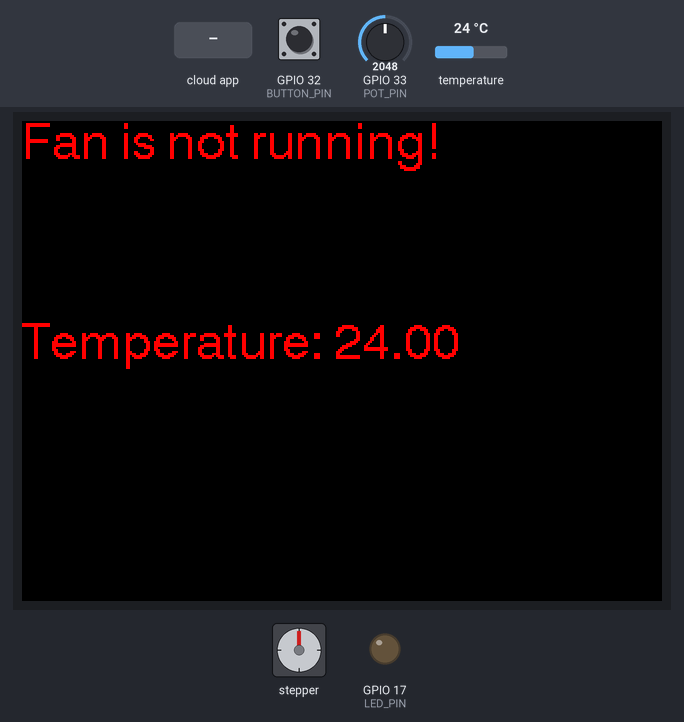
A sketch run on a simulated ESP32. On the bench: stepper motor, 320×240 colour display, output pins drawn as LEDs (lit = HIGH). Wiring (inferred from the names in the program): stepper motor (2048 steps per turn assumed): coils GPIO 12, GPIO 13, GPIO 15, GPIO 2. Inputs (shaded band) come from the test bench; at power-on: GPIO 32 (BUTTON_PIN) HIGH, GPIO 33 (POT_PIN) = 2048, temperature 24 °C. Pins used as bus, display or sensor lines are not drawn; what the sketch prints to the serial monitor is not drawn.

Above: at 3.3 s.
3.4 s: the phone or cloud app sets toggle-fan-switch to ON
At 4.29 s:
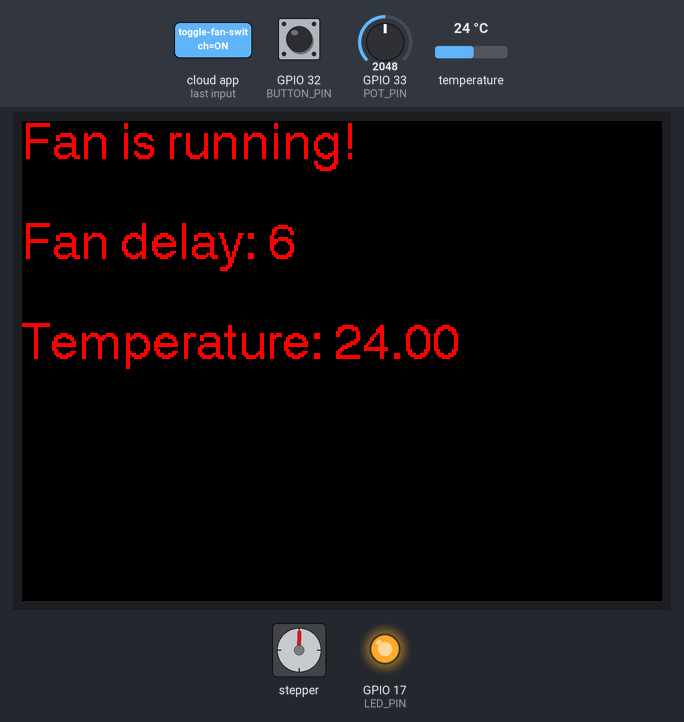
5.6 s: GPIO 32 (BUTTON_PIN) pulled LOW for 1 s
At 5.94 s:
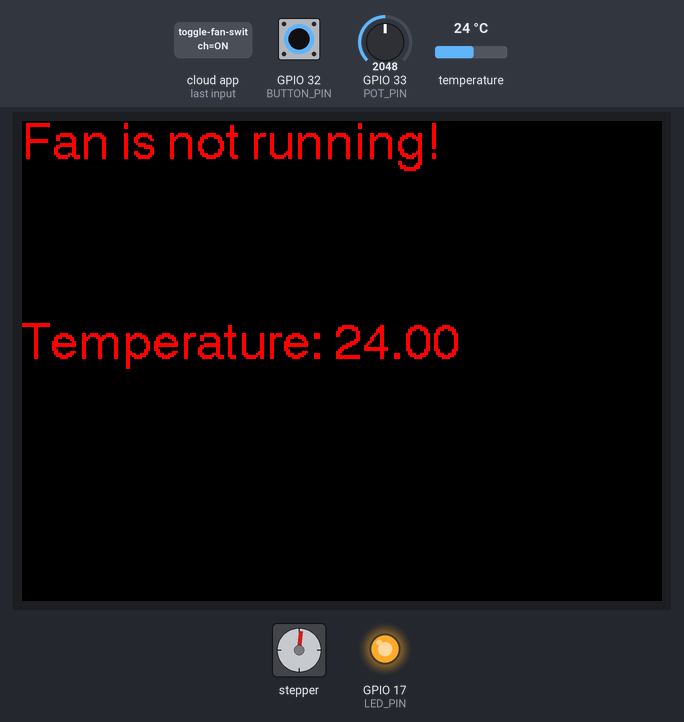
8.1 s: GPIO 32 (BUTTON_PIN) pulled LOW for 0.15 s
At 10.57 s:
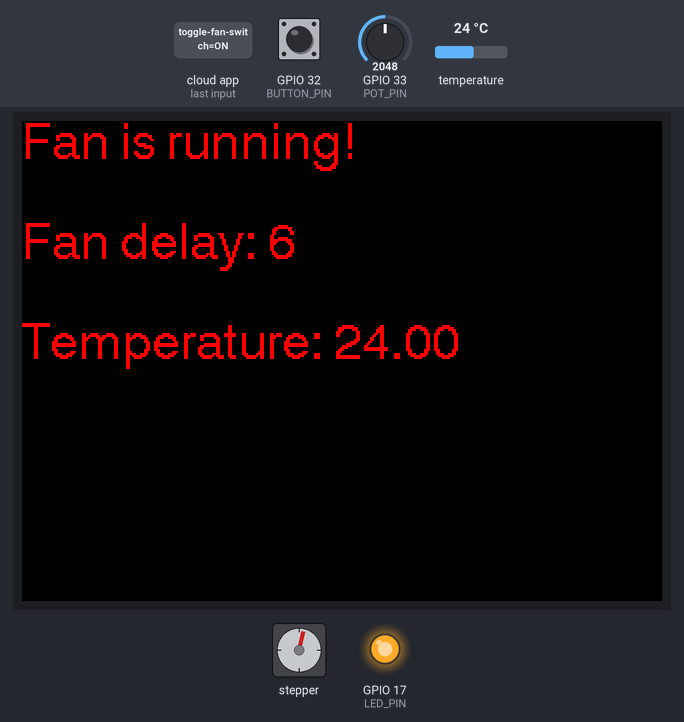
12.1 s: GPIO 33 (POT_PIN) set to 4058
At 14.57 s:
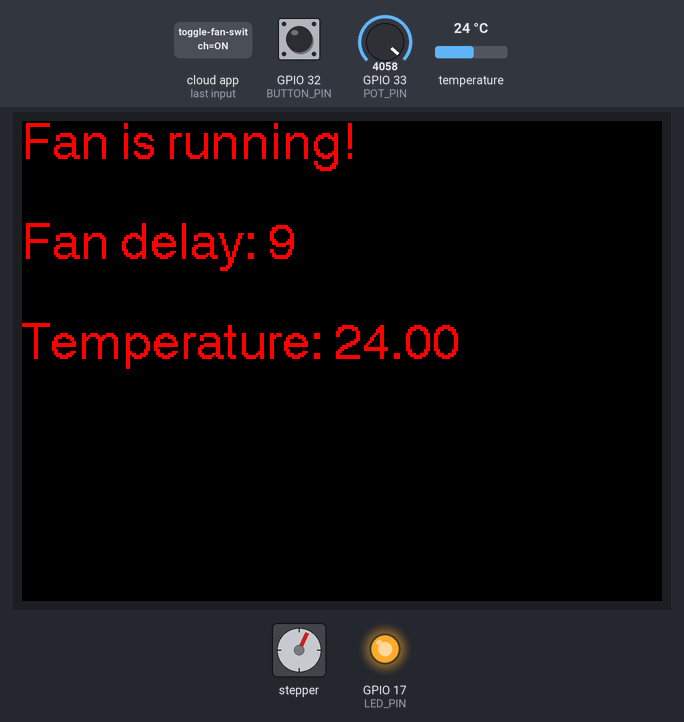
14.9 s: GPIO 33 (POT_PIN) set to 4095
At 25.8 s:
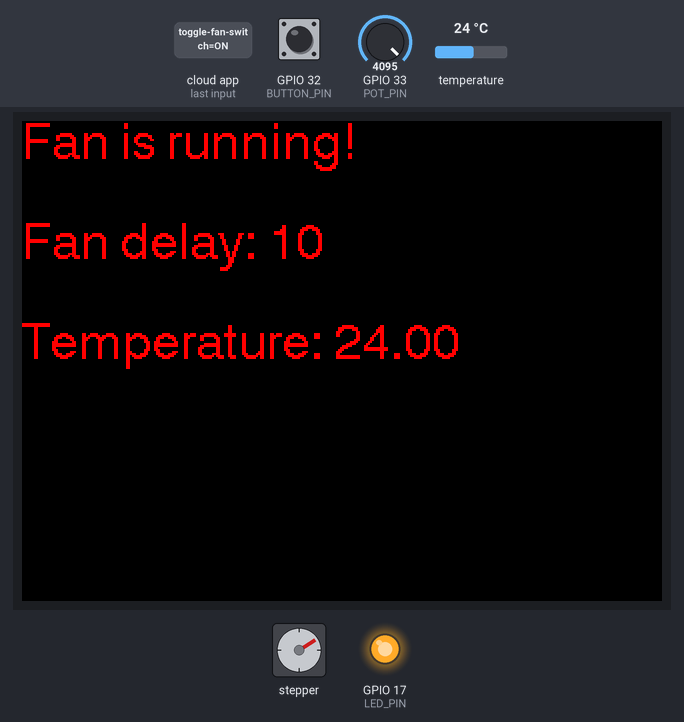
Timing chart, 0 to 28.8 s (numbered marks = the images above; inputs shaded):
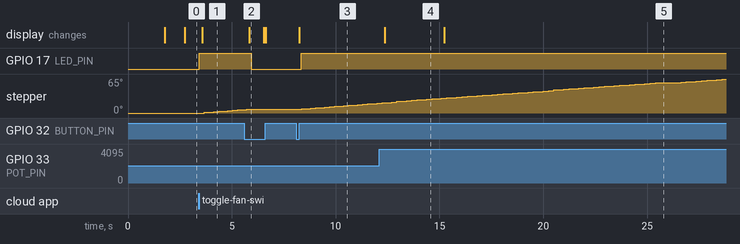

The sketch:

DELEK_Project.ino
```cpp
//Libraries
#include <Arduino.h>
#include <SPI.h>
#include <TFT_eSPI.h> // Hardware-specific library
#include <OneWire.h>
#include <DallasTemperature.h>
#include "config.h"

//Constants
#define STEP_IN1_PIN 12
#define STEP_IN2_PIN 13
#define STEP_IN3_PIN 15
#define STEP_IN4_PIN 2

#define BUTTON_PIN 32

#define POT_PIN 33

#define LED_PIN 17

#define TEMP_PIN 25

//Variables
TFT_eSPI tft = TFT_eSPI(); // Constructor for the TFT library
OneWire oneWireTempSense(TEMP_PIN); //Setup a oneWire instance to communicate with any OneWire device
DallasTemperature TempSensors(&oneWireTempSense); //Pass oneWire reference to DallasTemperature library

bool fanIsRunning = false;
int stepDelay = 2;

int tempSensorCount = 0;
float temperature = 0;
int tempSkipCount = 0;

bool manualMode = false;
bool localButtonPressed = false;

bool isWorking = false;

//Set up the input feeds
AdafruitIO_Feed *toggleFanSwitch = io.feed("toggle-fan-switch");
AdafruitIO_Feed *toggleManualModeSwitch = io.feed("toggle-manual-mode-switch");
AdafruitIO_Feed *displayTemperatureGauge = io.feed("display-temperature-gauge");
//Set up the calendar feeds
AdafruitIO_Feed *workdayStartedFeed = io.feed("workday-started-feed");
AdafruitIO_Feed *workdayEndedFeed = io.feed("workday-ended-feed");

void setup() {
  TempSensors.begin();

  Serial.begin(115200);
  while(!Serial);

  //Initialize TFT
  tft.init();
  tft.setRotation(1);

  //Connect to io.adafruit.com
  Serial.println("Connecting to Adafruit IO");
  printConnectingToAdafruit();
  io.connect();

  toggleFanSwitch->onMessage(handleToggleFanSwitch);
  toggleManualModeSwitch->onMessage(handleToggleManualModeSwitch);
  workdayStartedFeed->onMessage(handleWorkdayStartedFeed);
  workdayEndedFeed->onMessage(handleWorkdayEndedFeed);

  while (io.status() < AIO_CONNECTED) {
    Serial.print(".");
    delay(500);
  }
  Serial.println(io.statusText());
  printConnectedToAdafruit();

  //Setup stepper motor
  pinMode(STEP_IN1_PIN, OUTPUT);
  pinMode(STEP_IN2_PIN, OUTPUT);
  pinMode(STEP_IN3_PIN, OUTPUT);
  pinMode(STEP_IN4_PIN, OUTPUT);

  //Reset stepper position
  digitalWrite(STEP_IN1_PIN , LOW);
  digitalWrite(STEP_IN2_PIN , LOW);
  digitalWrite(STEP_IN3_PIN , LOW);
  digitalWrite(STEP_IN4_PIN , LOW);

  //Setup button
  pinMode(BUTTON_PIN, INPUT_PULLUP);
  attachInterrupt(BUTTON_PIN, buttonHandler, FALLING);

  //Setup potmeter
  pinMode(POT_PIN, INPUT);

  //Setup LED
  pinMode(LED_PIN, OUTPUT);

  //Setup temperature sensor
  pinMode(TEMP_PIN, INPUT);
  tempSensorCount = TempSensors.getDeviceCount();

  toggleFanSwitch->save("OFF");
  toggleManualModeSwitch->save("OFF");

  toggleFanSwitch->get();
  toggleManualModeSwitch->get();
}

void loop() {
  // io.run(); is required for all sketches.
  // it should always be present at the top of your loop
  // function. it keeps the client connected to
  // io.adafruit.com, and processes any incoming data.
  io.run();

  //Get temperatures
  //Only do this once in a while because it takes time and so it doesn't overload Adafruit
  if (tempSkipCount % 100 == 0) {
    TempSensors.requestTemperatures();

    for (int i = 0; i < tempSensorCount; ++i) {
      temperature = TempSensors.getTempCByIndex(i);
    }

    if ((isWorking || temperature > 25) && !manualMode) {
      fanIsRunning = true;
      toggleFanSwitch->save("ON");
    }

    displayTemperatureGauge->save(temperature);
    tempSkipCount = 0;
  }
  ++tempSkipCount;

  //Fan
  stepDelay = map(analogRead(POT_PIN), 0, 4095, 2, 10);

  if (fanIsRunning) {
    digitalWrite(LED_PIN, HIGH);

    digitalWrite(STEP_IN1_PIN, HIGH);
    digitalWrite(STEP_IN2_PIN, LOW);
    digitalWrite(STEP_IN3_PIN, LOW);
    digitalWrite(STEP_IN4_PIN, HIGH);
    delay(stepDelay);
    digitalWrite(STEP_IN1_PIN, HIGH);
    digitalWrite(STEP_IN2_PIN, HIGH);
    digitalWrite(STEP_IN3_PIN, LOW);
    digitalWrite(STEP_IN4_PIN, LOW);
    delay(stepDelay);
    digitalWrite(STEP_IN1_PIN, LOW);
    digitalWrite(STEP_IN2_PIN, HIGH);
    digitalWrite(STEP_IN3_PIN, HIGH);
    digitalWrite(STEP_IN4_PIN, LOW);
    delay(stepDelay);
    digitalWrite(STEP_IN1_PIN, LOW);
    digitalWrite(STEP_IN2_PIN, LOW);
    digitalWrite(STEP_IN3_PIN, HIGH);
    digitalWrite(STEP_IN4_PIN, HIGH);
    delay(stepDelay);
  }
  else {
    digitalWrite(LED_PIN, LOW);
  }

  //Handle button press, saving changes to Adafruit doesn't work in the interupt
  if (localButtonPressed) {
    manualMode = true;
    toggleManualModeSwitch->save("ON");
    fanIsRunning = !fanIsRunning;

    if (fanIsRunning) {
      toggleFanSwitch->save("ON");
    }
    else {
      toggleFanSwitch->save("OFF");
    }
    localButtonPressed = false;
  }

  printFanStatus();
}


//Called on local button click
void buttonHandler() {
  localButtonPressed = true;
}

//Print before connecting to Adafruit
void printConnectingToAdafruit() {
  tft.fillScreen(TFT_BLACK);
  tft.setCursor(0, 0, 4);
  tft.setTextColor(TFT_RED, TFT_BLACK);
  tft.println("Connecting to Adafruit IO");
}

//Print when connected to Adafruit
void printConnectedToAdafruit() {
  tft.setCursor(0, 50, 4);
  tft.print("Connected to Adafruit IO!");
}

//Print the status of the fan
void printFanStatus() {
  tft.fillScreen(TFT_BLACK);
  tft.setCursor(0, 0, 4);
  tft.setTextColor(TFT_RED, TFT_BLACK);

  if (fanIsRunning) {
    tft.print("Fan is running!");
    tft.setCursor(0, 50, 4);
    tft.print("Fan delay: ");
    tft.println(stepDelay);
  }
  else {
    tft.print("Fan is not running!");
  }

  tft.setCursor(0, 100, 4);
  tft.print("Temperature: ");
  tft.println(temperature);
}

//Called when the Adafruit fan toggle is switched
void handleToggleFanSwitch(AdafruitIO_Data *data) {
  Serial.println("Toggle Fan Switch");
  Serial.println(data->toString());
  if (data->toString() == "ON") {
    fanIsRunning = true;
  }
  else {
    fanIsRunning = false;
  }
}

//Called when the Adafruit manual mode toggle is switched
void handleToggleManualModeSwitch(AdafruitIO_Data *data) {
  Serial.println("Toggle Manual Mode Switch");
  Serial.println(data->toString());
  if (data->toString() == "ON") {
    manualMode = true;
  }
  else {
    manualMode = false;
  }
}

//Called when IFTTT detects the start of work in the calendar
void handleWorkdayStartedFeed(AdafruitIO_Data *data) {
  Serial.println("Work day started");
  isWorking = true;
}

//Called when IFTTT detects the end of work in the calendar
void handleWorkdayEndedFeed(AdafruitIO_Data *data) {
  Serial.println("Work day ended");
  isWorking = false;
}
```

config.h
```cpp
/************************ Adafruit IO Config *******************************/

// visit io.adafruit.com if you need to create an account,
// or if you need your Adafruit IO key.
#define IO_USERNAME "USERNAME"
#define IO_KEY "KEY"

/******************************* WIFI **************************************/

// the AdafruitIO_WiFi client will work with the following boards:
//   - HUZZAH ESP8266 Breakout -> https://www.adafruit.com/products/2471
//   - Feather HUZZAH ESP8266 -> https://www.adafruit.com/products/2821
//   - Feather HUZZAH ESP32 -> https://www.adafruit.com/product/3405
//   - Feather M0 WiFi -> https://www.adafruit.com/products/3010
//   - Feather WICED -> https://www.adafruit.com/products/3056
//   - Adafruit PyPortal -> https://www.adafruit.com/product/4116
//   - Adafruit Metro M4 Express AirLift Lite ->
//   https://www.adafruit.com/product/4000
//   - Adafruit AirLift Breakout -> https://www.adafruit.com/product/4201
//   - Adafruit AirLift Shield -> https://www.adafruit.com/product/4285
//   - Adafruit AirLift FeatherWing -> https://www.adafruit.com/product/4264

#define WIFI_SSID "ENTER SSID"
#define WIFI_PASS "ENTER PASS"

// uncomment the following line if you are using airlift
// #define USE_AIRLIFT

// uncomment the following line if you are using winc1500
// #define USE_WINC1500

// comment out the following lines if you are using fona or ethernet
#include "AdafruitIO_WiFi.h"

#if defined(USE_AIRLIFT) || defined(ADAFRUIT_METRO_M4_AIRLIFT_LITE) ||         \
    defined(ADAFRUIT_PYPORTAL)
// Configure the pins used for the ESP32 connection
#if !defined(SPIWIFI_SS) // if the wifi definition isnt in the board variant
// Don't change the names of these #define's! they match the variant ones
#define SPIWIFI SPI
#define SPIWIFI_SS 10 // Chip select pin
#define NINA_ACK 9    // a.k.a BUSY or READY pin
#define NINA_RESETN 6 // Reset pin
#define NINA_GPIO0 -1 // Not connected
#endif
AdafruitIO_WiFi io(IO_USERNAME, IO_KEY, WIFI_SSID, WIFI_PASS, SPIWIFI_SS,
                   NINA_ACK, NINA_RESETN, NINA_GPIO0, &SPIWIFI);
#else
AdafruitIO_WiFi io(IO_USERNAME, IO_KEY, WIFI_SSID, WIFI_PASS);
#endif
/******************************* FONA **************************************/

// the AdafruitIO_FONA client will work with the following boards:
//   - Feather 32u4 FONA -> https://www.adafruit.com/product/3027

// uncomment the following two lines for 32u4 FONA,
// and comment out the AdafruitIO_WiFi client in the WIFI section
// #include "AdafruitIO_FONA.h"
// AdafruitIO_FONA io(IO_USERNAME, IO_KEY);

/**************************** ETHERNET ************************************/

// the AdafruitIO_Ethernet client will work with the following boards:
//   - Ethernet FeatherWing -> https://www.adafruit.com/products/3201

// uncomment the following two lines for ethernet,
// and comment out the AdafruitIO_WiFi client in the WIFI section
// #include "AdafruitIO_Ethernet.h"
// AdafruitIO_Ethernet io(IO_USERNAME, IO_KEY);
```

Measured:
- the behaviour switches between 4094 and 4095 on GPIO 33 (POT_PIN) (found by bisection; images 4 and 5)
- after the input at 5.6 s, GPIO 17 (LED_PIN): HIGH → LOW after 0.34 s; stepper: goes on until 5.7 s, then stays 7°; the display: changes after 0.24 s (image 2)
- after the input at 12.1 s, the display: changes after 0.26 s (image 4)
- after the input at 14.9 s, the display: changes after 0.34 s (image 5)
- what the display in image 2 shows lasts 0.7 s, from 5.8 s to 6.5 s
